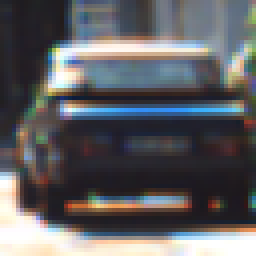
#> input picture CarFinder/test_images/vehicles/1.png, 64 x 64 px (shown 4 times larger)
$ python -i search_classify.py   (imports and definitions only)   (older library calls are emulated)
#> lines starting #> are read from the running program, lines starting #| are printed output that depends on the picture
### obsolete/lesson_functions.py
# Code from udacity lesson
# https://classroom.udacity.com/nanodegrees/nd013/parts/fbf77062-5703-404e-b60c-95b78b2f3f9e/modules/2b62a1c3-e151-4a0e-b6b6-e424fa46ceab/lessons/fd66c083-4ccb-4fe3-bda1-c29db76f50a0/concepts/40ac880a-7ccc-4145-a864-6b0b99ea31e9

import matplotlib.image as mpimg
import numpy as np
import cv2
from skimage.feature import hog


# Define a function to return HOG features and visualization
def get_hog_features(img, orient, pix_per_cell, cell_per_block,
                     vis=False, feature_vec=True):
    # Call with two outputs if vis==True
    if vis == True:
        features, hog_image = hog(img, orientations=orient,
                                  pixels_per_cell=(pix_per_cell, pix_per_cell),
                                  cells_per_block=(
                                  cell_per_block, cell_per_block),
                                  transform_sqrt=True,
                                  visualise=vis, feature_vector=feature_vec,
                                  block_norm='L2-Hys')
        return features, hog_image
    # Otherwise call with one output
    else:
        features = hog(img, orientations=orient,
                       pixels_per_cell=(pix_per_cell, pix_per_cell),
                       cells_per_block=(cell_per_block, cell_per_block),
                       transform_sqrt=True,
                       visualise=vis, feature_vector=feature_vec,
                       block_norm='L2-Hys')
        return features


# Define a function to compute binned color features
def bin_spatial(img, size=(32, 32)):
    # Use cv2.resize().ravel() to create the feature vector
    features = cv2.resize(img, size).ravel()
    # Return the feature vector
    return features


# [124 lines left out: functions convert_color_space, single_img_scaled_features, single_img_features, not called in this run]

# Define a function to compute color histogram features
# NEED TO CHANGE bins_range if reading .png files with mpimg!
def color_hist(img, nbins=32, bins_range=(0, 256)):
    # Compute the histogram of the color channels separately
    channel1_hist = np.histogram(img[:, :, 0], bins=nbins, range=bins_range)
    channel2_hist = np.histogram(img[:, :, 1], bins=nbins, range=bins_range)
    channel3_hist = np.histogram(img[:, :, 2], bins=nbins, range=bins_range)
    # Concatenate the histograms into a single feature vector
    hist_features = np.concatenate(
        (channel1_hist[0], channel2_hist[0], channel3_hist[0]))
    # Return the individual histograms, bin_centers and feature vector
    return hist_features

# Define a function to extract features from a list of images
# Have this function call bin_spatial() and color_hist()
# [45 lines left out: functions extract_scaled_features, extract_features2, not called in this run]

# Define a function to extract features from a list of images
# Have this function call bin_spatial() and color_hist()
def extract_features(imgs, color_space='RGB', spatial_size=(32, 32),
                     hist_bins=32, orient=9,
                     pix_per_cell=8, cell_per_block=2, hog_channel=0,
                     spatial_feat=True, hist_feat=True, hog_feat=True):
    # Create a list to append feature vectors to
#> called with imgs = array of shape (0,), color_space = 'RGB', spatial_size = (16, 16), hist_bins = 16, orient = 9, pix_per_cell = 8, cell_per_block = 2, hog_channel = 0
    features = []
    # Iterate through the list of images
    for img in imgs:
        file_features = []
        # Read in each one by one
        #image = mpimg.imread(file)

        # Here is quick fix so we can use existing code, OpenCV uses BGR as
        # default and original udacity code uses RGB color space
        image = cv2.cvtColor(img, cv2.COLOR_BGR2RGB)
        # TODO: fix this and below if-elif structure

        # apply color conversion if other than 'RGB'
        if color_space != 'RGB':
            if color_space == 'HSV':
                feature_image = cv2.cvtColor(image, cv2.COLOR_RGB2HSV)
            elif color_space == 'LUV':
                feature_image = cv2.cvtColor(image, cv2.COLOR_RGB2LUV)
            elif color_space == 'HLS':
                feature_image = cv2.cvtColor(image, cv2.COLOR_RGB2HLS)
            elif color_space == 'YUV':
                feature_image = cv2.cvtColor(image, cv2.COLOR_RGB2YUV)
            elif color_space == 'YCrCb':
                feature_image = cv2.cvtColor(image, cv2.COLOR_RGB2YCrCb)
        else:
            feature_image = np.copy(image)

        if spatial_feat == True:
            spatial_features = bin_spatial(feature_image, size=spatial_size)
            file_features.append(spatial_features)
        if hist_feat == True:
            # Apply color_hist()
            hist_features = color_hist(feature_image, nbins=hist_bins)
            file_features.append(hist_features)
        if hog_feat == True:
            # Call get_hog_features() with vis=False, feature_vec=True
            if hog_channel == 'ALL':
                hog_features = []
                for channel in range(feature_image.shape[2]):
                    hog_features.append(
                        get_hog_features(feature_image[:, :, channel],
                                         orient, pix_per_cell, cell_per_block,
                                         vis=False, feature_vec=True))
                hog_features = np.ravel(hog_features)
            else:
                hog_features = get_hog_features(
                    feature_image[:, :, hog_channel], orient,
                    pix_per_cell, cell_per_block, vis=False, feature_vec=True)
            # Append the new feature vector to the features list
            file_features.append(hog_features)
        features.append(np.concatenate(file_features))
    # Return list of feature vectors
    return features


# Define a function that takes an image,
# start and stop positions in both x and y,
# window size (x and y dimensions),
# and overlap fraction (for both x and y)
# [52 lines left out: functions slide_window, draw_boxes, not called in this run]

### dataset.py
import glob
import cv2
import numpy as np


def load_small():
    """
    Returns features and labels of small training set.
    :return: (x, y) Images are in format uint8 BGR
    """
    vehicles = glob.glob('./data/vehicles_smallset/**/*.jpeg', recursive=True)
    nonvehicles = glob.glob('./data/non-vehicles_smallset/**/*.jpeg', recursive=True)

    x, y = [], []
    for img_file in vehicles:
        x.append(cv2.imread(img_file))
        y.append(1)  # Could be also replaced by np.ones() outside of the loop

    for img_file in nonvehicles:
        x.append(cv2.imread(img_file))
        y.append(0)  # Could be also replaced by np.zeros() outside of the loop

    # Convert to numpy arrays and return
    return np.array(x), np.array(y)


# [50 lines left out: functions load_full, print_statistics, not called in this run]


# [4 lines that do not run on import are left out]

### obsolete/search_classify.py
# This code is based heavily to udacity example
# https://classroom.udacity.com/nanodegrees/nd013/parts/fbf77062-5703-404e-b60c-95b78b2f3f9e/modules/2b62a1c3-e151-4a0e-b6b6-e424fa46ceab/lessons/fd66c083-4ccb-4fe3-bda1-c29db76f50a0/concepts/40ac880a-7ccc-4145-a864-6b0b99ea31e9

import matplotlib.image as mpimg
import matplotlib.pyplot as plt
import numpy as np
import cv2
import glob
import time
from sklearn.svm import LinearSVC
from sklearn.preprocessing import StandardScaler
from skimage.feature import hog
from lesson_functions import *
from sklearn.model_selection import train_test_split
from dataset import *


# Define a function to extract features from a single image window
# This function is very similar to extract_features()
# just for a single image rather than list of images
def single_img_features(img, color_space='RGB', spatial_size=(32, 32),
                        hist_bins=32, orient=9,
                        pix_per_cell=8, cell_per_block=2, hog_channel=0,
                        spatial_feat=True, hist_feat=True, hog_feat=True):
    # 1) Define an empty list to receive features
    img_features = []
    # 2) Apply color conversion if other than 'RGB'
    if color_space != 'RGB':
        if color_space == 'HSV':
            feature_image = cv2.cvtColor(img, cv2.COLOR_RGB2HSV)
        elif color_space == 'LUV':
            feature_image = cv2.cvtColor(img, cv2.COLOR_RGB2LUV)
        elif color_space == 'HLS':
            feature_image = cv2.cvtColor(img, cv2.COLOR_RGB2HLS)
        elif color_space == 'YUV':
            feature_image = cv2.cvtColor(img, cv2.COLOR_RGB2YUV)
        elif color_space == 'YCrCb':
            feature_image = cv2.cvtColor(img, cv2.COLOR_RGB2YCrCb)
    else:
        feature_image = np.copy(img)
    # 3) Compute spatial features if flag is set
    if spatial_feat == True:
        spatial_features = bin_spatial(feature_image, size=spatial_size)
        # 4) Append features to list
        img_features.append(spatial_features)
    # 5) Compute histogram features if flag is set
    if hist_feat == True:
        hist_features = color_hist(feature_image, nbins=hist_bins)
        # 6) Append features to list
        img_features.append(hist_features)
    # 7) Compute HOG features if flag is set
    if hog_feat == True:
        if hog_channel == 'ALL':
            hog_features = []
            for channel in range(feature_image.shape[2]):
                hog_features.extend(
                    get_hog_features(feature_image[:, :, channel],
                                     orient, pix_per_cell, cell_per_block,
                                     vis=False, feature_vec=True))
        else:
            hog_features = get_hog_features(feature_image[:, :, hog_channel],
                                            orient,
                                            pix_per_cell, cell_per_block,
                                            vis=False, feature_vec=True)
        # 8) Append features to list
        img_features.append(hog_features)

    # 9) Return concatenated array of features
    return np.concatenate(img_features)


# Define a function you will pass an image
# and the list of windows to be searched (output of slide_windows())
def search_windows(img, windows, clf, scaler, color_space='RGB',
                   spatial_size=(32, 32), hist_bins=32,
                   hist_range=(0, 256), orient=9,
                   pix_per_cell=8, cell_per_block=2,
                   hog_channel=0, spatial_feat=True,
                   hist_feat=True, hog_feat=True):
    # 1) Create an empty list to receive positive detection windows
    on_windows = []
    # 2) Iterate over all windows in the list
    for window in windows:
        # 3) Extract the test window from original image
        test_img = cv2.resize(
            img[window[0][1]:window[1][1], window[0][0]:window[1][0]], (64, 64))
        # 4) Extract features for that window using single_img_features()
        features = single_img_features(test_img, color_space=color_space,
                                       spatial_size=spatial_size,
                                       hist_bins=hist_bins,
                                       orient=orient, pix_per_cell=pix_per_cell,
                                       cell_per_block=cell_per_block,
                                       hog_channel=hog_channel,
                                       spatial_feat=spatial_feat,
                                       hist_feat=hist_feat, hog_feat=hog_feat)
        # 5) Scale extracted features to be fed to classifier
        test_features = scaler.transform(np.array(features).reshape(1, -1))
        # 6) Predict using your classifier
        prediction = clf.predict(test_features)
        # 7) If positive (prediction == 1) then save the window
        if prediction == 1:
            on_windows.append(window)
    # 8) Return windows for positive detections
    return on_windows


# [15 lines of commented-out code are left out]

### TODO: Tweak these parameters and see how the results change.
color_space = 'RGB'  # Can be RGB, HSV, LUV, HLS, YUV, YCrCb
orient = 9  # HOG orientations
pix_per_cell = 8  # HOG pixels per cell
cell_per_block = 2  # HOG cells per block
hog_channel = 0  # Can be 0, 1, 2, or "ALL"
spatial_size = (16, 16)  # Spatial binning dimensions
hist_bins = 16  # Number of histogram bins
spatial_feat = True  # Spatial features on or off
hist_feat = True  # Histogram features on or off
hog_feat = True  # HOG features on or off
y_start_stop = [None, None]  # Min and max in y to search in slide_window()


images, y = load_small()

car_features = extract_features(images, color_space=color_space,
                                spatial_size=spatial_size, hist_bins=hist_bins,
                                orient=orient, pix_per_cell=pix_per_cell,
                                cell_per_block=cell_per_block,
                                hog_channel=hog_channel,
                                spatial_feat=spatial_feat,
                                hist_feat=hist_feat, hog_feat=hog_feat)

X = np.array(car_features).astype(np.float64)

# [12 lines of commented-out code are left out]
# [1 line that did not run here, left out]
# Apply the scaler to X
# [1 line that did not run here, left out]

# Define the labels vector
# y = np.hstack((np.ones(len(car_features)), np.zeros(len(notcar_features))))

# Split up data into randomized training and test sets
rand_state = np.random.randint(0, 100)
# [2 lines that did not run here, left out]

# [3 lines not run here, left out]
# Use a linear SVC
svc = LinearSVC()
# Check the training time for the SVC
t = time.time()
# [1 line not run here, left out]
t2 = time.time()
# [3 lines not run here, left out]
# Check the prediction time for a single sample
t = time.time()

# [1 line not run here, left out]
# [1 line that did not run here, left out]

# Uncomment the following line if you extracted training
# data from .png images (scaled 0 to 1 by mpimg) and the
# image you are searching is a .jpg (scaled 0 to 255)
# image = image.astype(np.float32)/255

# [3 lines that did not run here, left out]

# [7 lines that did not run here, left out]

# [1 line that did not run here, left out]

# [2 lines not run here, left out]

>>> import cv2
>>> picture = cv2.cvtColor(cv2.imread('../CarFinder/test_images/vehicles/1.png'), cv2.COLOR_BGR2RGB)
>>> result = single_img_features(picture)
#> in bin_spatial, `features = cv2.resize(img, size).ravel()`: features = 3072 values, max 255 at index 885, min 24 at index 2392, mean 96.7
#> in single_img_features, `spatial_features = bin_spatial(feature_image, size=spatial_size)`: spatial_features has the same summary as features in bin_spatial
#> in color_hist, `hist_features = np.concatenate( (channel1_hist[0], channel2_hist[0], c..`: hist_features = 96 values, max 774 at index 4, min 0 at index 0, mean 128
#> in get_hog_features, `features = hog(img, orientations=orient, pixels_per_cell=(pix_per_cell..`: features = 1764 values, max 0.609 at index 1390, min 0 at index 8, mean 0.112
#> in get_hog_features, `features = hog(img, orientations=orient, pixels_per_cell=(pix_per_cell..`:
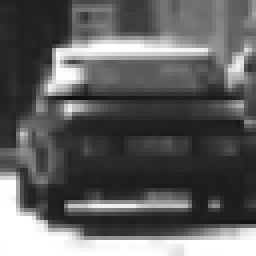
#> img: shape (64, 64) (shown 4 times larger); min 14, max 255, mean 95.7
#> in single_img_features, `hog_features = get_hog_features(feature_image[:, :, hog_channel], orie..`: hog_features has the same summary as features in get_hog_features
#> result = 4932 values, max 774 at index 3076, min 0 at index 3072, mean 62.76

$ run again, on CarFinder/test_images/vehicles/4.png
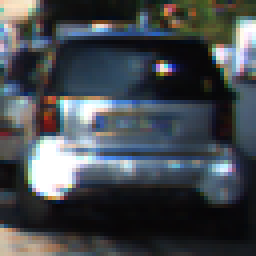
#> input picture CarFinder/test_images/vehicles/4.png, 64 x 64 px (shown 4 times larger)
#> in bin_spatial, `features = cv2.resize(img, size).ravel()`: features = 3072 values, max 255 at index 474, min 6 at index 549, mean 73.67
#> spatial_features has the same summary as features in bin_spatial
#> in color_hist, `hist_features = np.concatenate( (channel1_hist[0], channel2_hist[0], c..`: hist_features = 96 values, max 730 at index 1, min 17 at index 28, mean 128
#> in get_hog_features, `features = hog(img, orientations=orient, pixels_per_cell=(pix_per_cell..`: features = 1764 values, max 0.422 at index 328, min 0 at index 53, mean 0.131
#> in get_hog_features, `features = hog(img, orientations=orient, pixels_per_cell=(pix_per_cell..`:
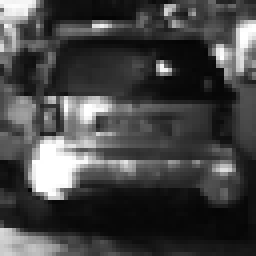
#> img: shape (64, 64) (shown 4 times larger); min 4, max 255, mean 68.3
#> hog_features has the same summary as features in get_hog_features
#> result = 4932 values, max 730 at index 3073, min 0 at index 3221, mean 48.43

$ run again, on CarFinder/test_images/vehicles/5.png
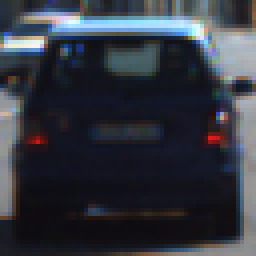
#> input picture CarFinder/test_images/vehicles/5.png, 64 x 64 px (shown 4 times larger)
#> in bin_spatial, `features = cv2.resize(img, size).ravel()`: features = 3072 values, max 255 at index 359, min 12 at index 2509, mean 56.75
#> spatial_features has the same summary as features in bin_spatial
#> in color_hist, `hist_features = np.concatenate( (channel1_hist[0], channel2_hist[0], c..`: hist_features = 96 values, max 1788 at index 2, min 0 at index 0, mean 128
#> in get_hog_features, `features = hog(img, orientations=orient, pixels_per_cell=(pix_per_cell..`: features = 1764 values, max 0.576 at index 1426, min 0 at index 17, mean 0.118
#> in get_hog_features, `features = hog(img, orientations=orient, pixels_per_cell=(pix_per_cell..`:
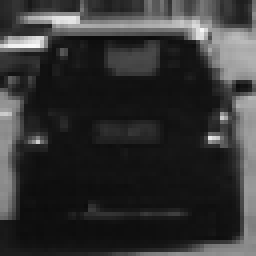
#> img: shape (64, 64) (shown 4 times larger); min 11, max 249, mean 51.3
#> hog_features has the same summary as features in get_hog_features
#> result = 4932 values, max 1788 at index 3074, min 0 at index 3072, mean 37.88

$ run again, on CarFinder/test_images/vehicles/6.png
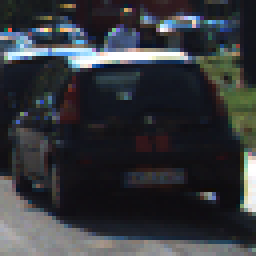
#> input picture CarFinder/test_images/vehicles/6.png, 64 x 64 px (shown 4 times larger)
#> in bin_spatial, `features = cv2.resize(img, size).ravel()`: features = 3072 values, max 255 at index 608, min 11 at index 2288, mean 55.82
#> spatial_features has the same summary as features in bin_spatial
#> in color_hist, `hist_features = np.concatenate( (channel1_hist[0], channel2_hist[0], c..`: hist_features = 96 values, max 1488 at index 2, min 0 at index 32, mean 128
#> in get_hog_features, `features = hog(img, orientations=orient, pixels_per_cell=(pix_per_cell..`: features = 1764 values, max 0.584 at index 1678, min 0 at index 35, mean 0.129
#> in get_hog_features, `features = hog(img, orientations=orient, pixels_per_cell=(pix_per_cell..`:
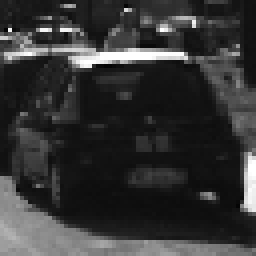
#> img: shape (64, 64) (shown 4 times larger); min 3, max 255, mean 52.8
#> hog_features has the same summary as features in get_hog_features
#> result = 4932 values, max 1488 at index 3074, min 0 at index 3104, mean 37.31
